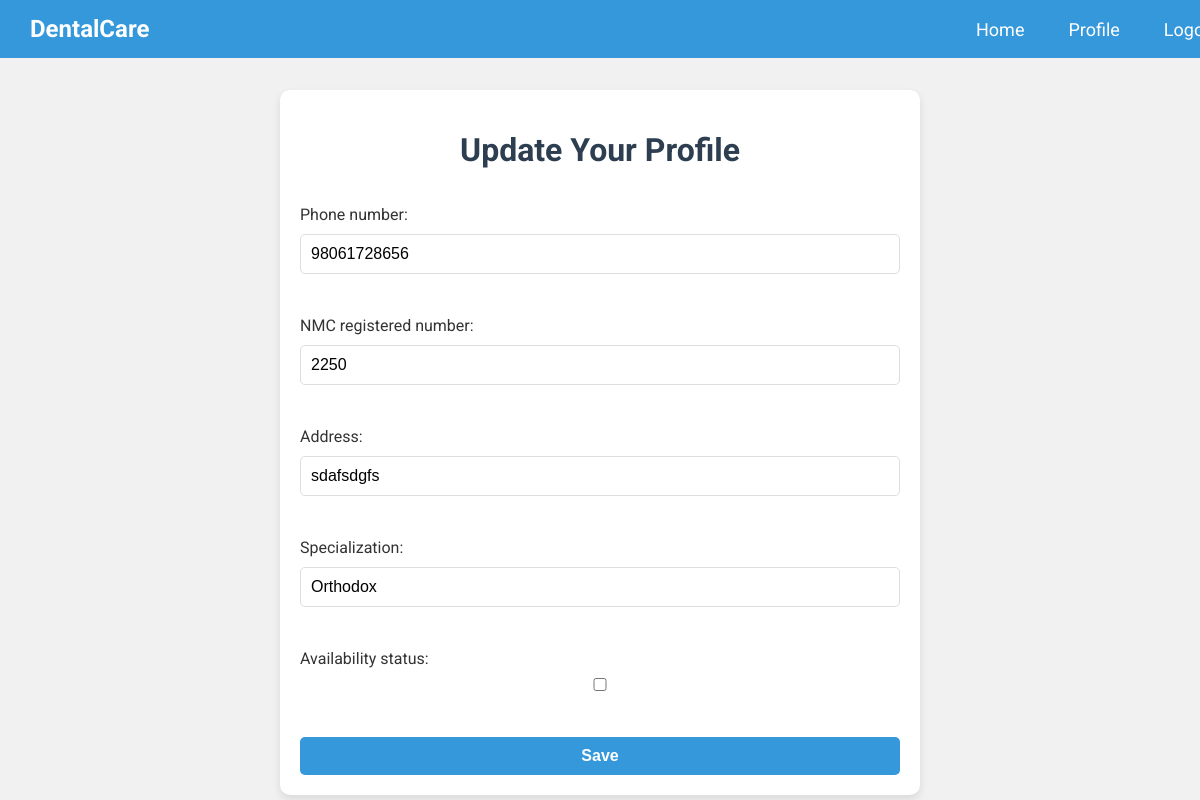
Page /doctor/doctorprofile/ (signed in) on the earlier database version.
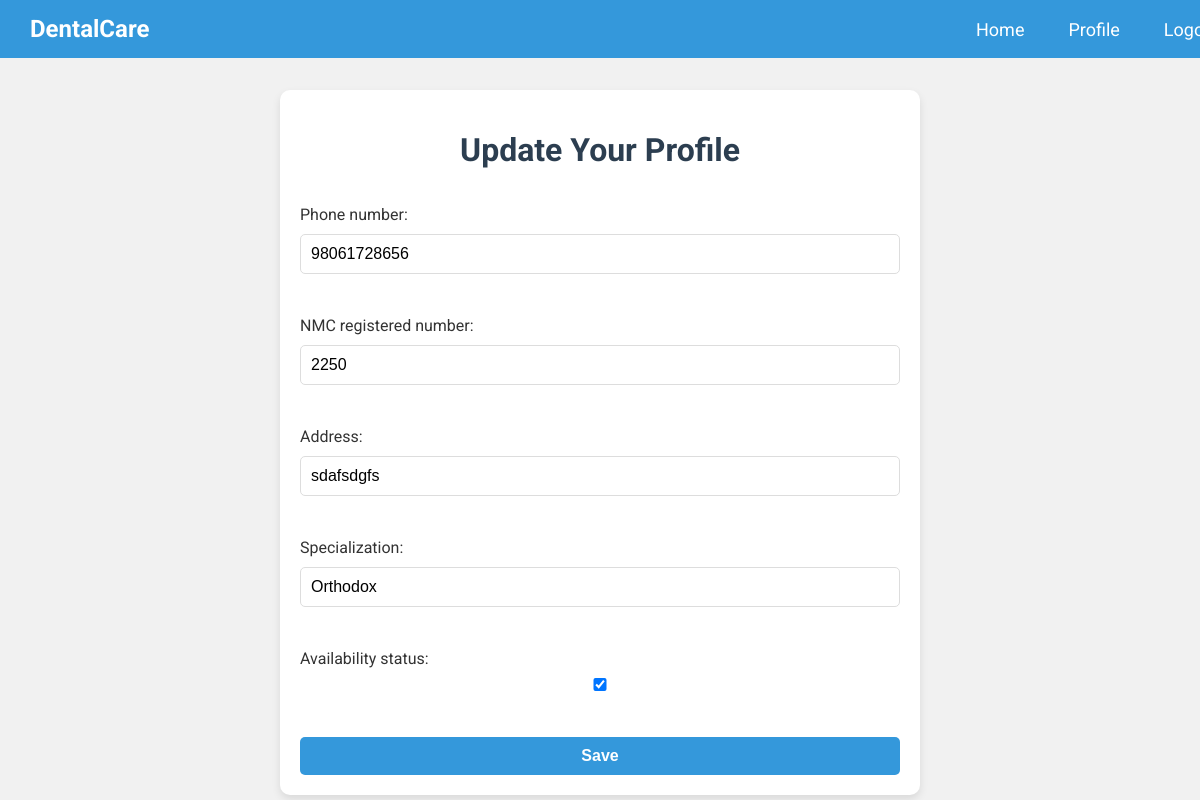
Same page on the later database version.
### doctor/models.py (models this page shows, shortened)
class DoctorProfile(models.Model):
    user = models.OneToOneField(MyUser, on_delete=models.CASCADE, unique=True)
    doctor_id = models.AutoField(primary_key=True)  # Auto-generate unique IDs
    phone_number = models.CharField(
        max_length=15,
    )
    NMC_registered_number = models.CharField(max_length=50, unique=True)
    address = models.CharField(max_length=30)
    specialization = models.CharField(max_length=100, null=True, blank=True)
    availability_status = models.BooleanField(default=True)  # True for available, False for not

### doctor/views.py (the view, shortened to what this page needs)
# urls.py: path('doctorprofile/', DoctorProfileView.as_view(), name='doctorprofile')]
class DoctorProfileView(FormView):
    template_name = 'doctor/doctor_profile.html'
    form_class=DoctorProfileForm
    def get(self, request, *args, **kwargs):
        if request.user.role != MyUser.Role.DOCTOR:
            return HttpResponseForbidden("You are not authorized to access this page.")
        doctor_profile = DoctorProfile.objects.filter(user=request.user).first()
        form = self.form_class(instance=doctor_profile)
        return render(request, 'doctor/doctor_profile.html', {'form': form})

### doctor/forms.py
class DoctorProfileForm(forms.ModelForm):
    class Meta:
        model=DoctorProfile
        fields=['phone_number',
            'NMC_registered_number',
            'address',
            'specialization',
            'availability_status',]

### doctor/Templates/doctor/doctor_profile.html (shortened to what this page needs)
<!DOCTYPE html>
<html lang="en">
<head>
</head>
<body>
    <div class="navbar">
        <div class="logo">DentalCare</div>
        <div>
            <a href="#">Home</a>
            <a href="#">Profile</a>
            <a href="#">Logout</a>
        </div>
    </div>
    <div class="container">
        <h1>Update Your Profile</h1>
        <form method="post">
            {{ form.as_p }}
            <button type="submit">Save</button>
        </form>
    </div>
</body>
</html>

Differences in the rows shown:
changed DoctorProfile "sdafsdgfs": availability_status "☐" → "☑"
